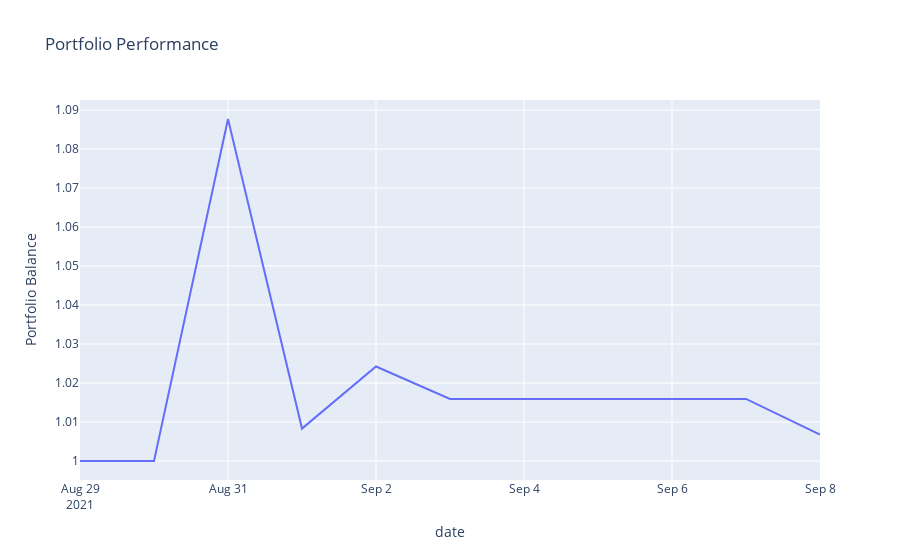

Here is the notebook cell this chart was saved with:
### Markdown cell above
# Visualizing the Results

### Code cell
px.line(performance,
        x=performance.index,
        y=performance,
        title='Portfolio Performance',
        labels={"y": "Portfolio Balance"})

### Figure 1 — Plotly figure (JSON) as saved in the notebook; plotly's stock layout.template omitted (floating-point values rounded to 4 significant figures)
{"data": [{"hovertemplate": "date=%{x}<br>Portfolio Balance=%{y}<extra></extra>", "legendgroup": "", "line": {"color": "#636efa", "dash": "solid"}, "mode": "lines", "name": "", "orientation": "v", "showlegend": false, "type": "scatter", "x": ["2021-08-29T00:00:00", "2021-08-30T00:00:00", "2021-08-31T00:00:00", "2021-09-01T00:00:00", "2021-09-02T00:00:00", "2021-09-03T00:00:00", "2021-09-04T00:00:00", "2021-09-05T00:00:00", "2021-09-06T00:00:00", "2021-09-07T00:00:00", "2021-09-08T00:00:00"], "xaxis": "x", "y": [1, 1, 1.088, 1.008, 1.024, 1.016, 1.016, 1.016, 1.016, 1.016, 1.007], "yaxis": "y"}], "layout": {"autosize": true, "legend": {"tracegroupgap": 0}, "title": {"text": "Portfolio Performance"}, "xaxis": {"anchor": "y", "autorange": true, "domain": [0, 1], "range": ["2021-08-29", "2021-09-08"], "title": {"text": "date"}, "type": "date"}, "yaxis": {"anchor": "x", "autorange": true, "domain": [0, 1], "range": [0.9951, 1.093], "title": {"text": "Portfolio Balance"}, "type": "linear"}}}
